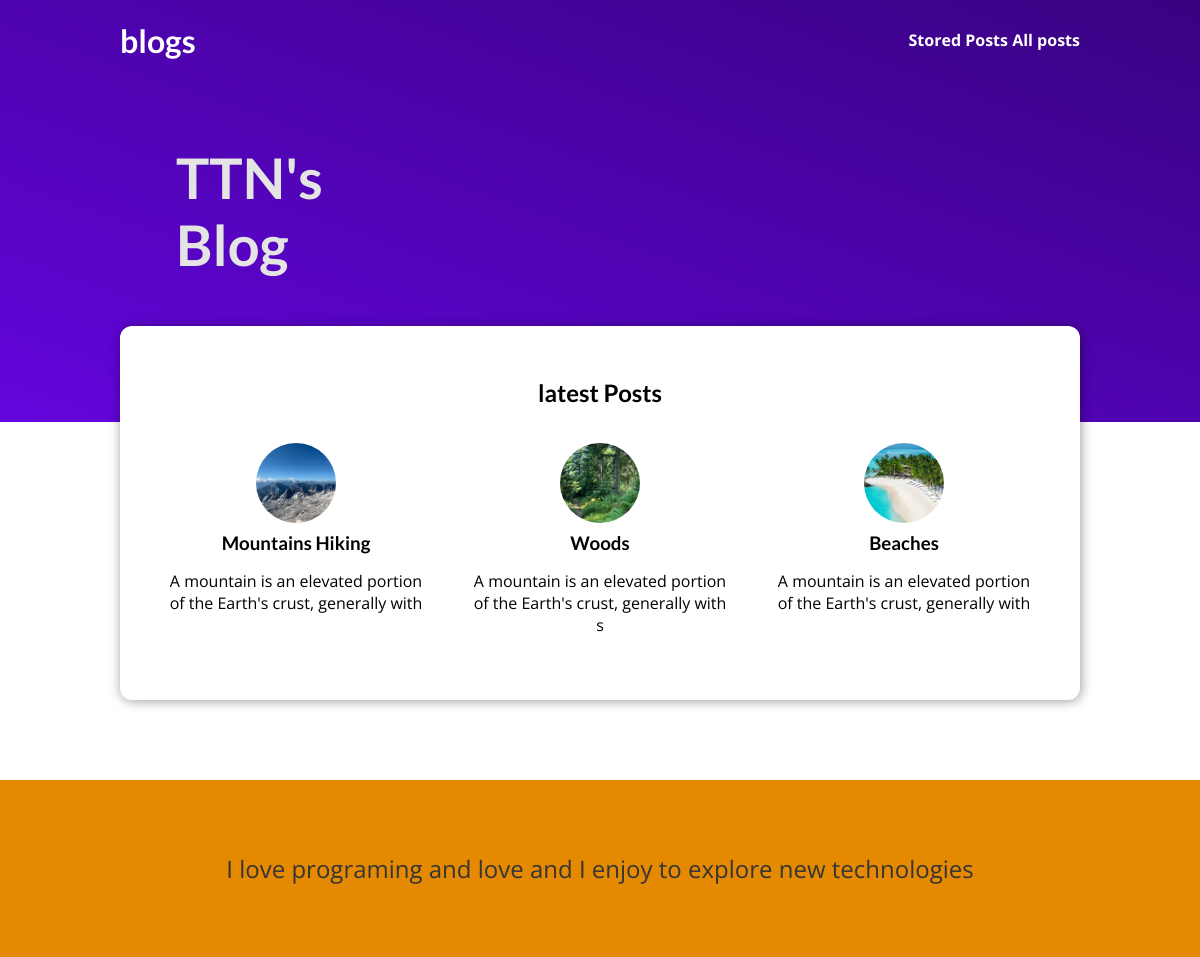
The page / on the database its author committed.
### blog/models.py (models this page shows)
class Post(models.Model):
    title = models.CharField(max_length = 150)
    excerpt = models.CharField(max_length=200)
    image = models.ImageField(upload_to = "posts",null= True)
    date = models.DateField(auto_now = True)
    slug = models.SlugField(unique = True,db_index = True)
    content = models.TextField(validators = [MinLengthValidator(10)])
    author = models.ForeignKey(Author,on_delete = models.SET_NULL,related_name = "posts",null=True)
    tags = models.ManyToManyField(Tag)

### blog/views.py (the view)
# urls.py: path("",views.StartingPage.as_view(),name='starting-page'),
class StartingPage(ListView):
    template_name = "blog/index.html"
    model = Post
    ordering = ["-date"]
    context_object_name = "posts"
    def get_queryset(self):
        queryset = super().get_queryset()
        data = queryset[:3]
        return data

### blog/templates/blog/index.html (shortened to what this page needs)
{% extends "base.html" %}
{% load static %}
{% block css_files %}
<link rel="stylesheet" href="{% static 'blog/posts.css' %}">
<link rel="stylesheet" href="{% static 'blog/index.css' %}">
{% endblock %}
{% block content %}
    <section id = 'welcome'>
        <header>
            <h2>TTN's Blog</h2>
        </header>
    </section>
    <section id='latest-posts'>
        <h2>latest Posts</h2>
        <ul>
            {% for post in posts%}
                {% include "blog/includes/posts.html" %}
            {% endfor %}
        </ul>
    </section>
    <section id='about'>
        <p>I love programing and love and I enjoy to explore new technologies</p>
    </section>
{% endblock %}

### blog/templates/blog/includes/posts.html
{% load static %}
<li>
    <article class="post">
        <a href="{% url 'post-page-details' post.slug %}">
            <img src="{{ post.image.url }}" alt="Mountains"/>
            <div class="post__content">
                <h3>{{ post.title }}</h3>
                <p>{{ post.excerpt }}</p>
            </div>
        </a>
    </article>
</li>

### static/app.css (style rules this page uses)
* { box-sizing: border-box; }
html { font-family: 'Open Sans', 'Lato', sans-serif; }
body { margin: 0; }
h1, h2, h3 { font-family: 'Lato', sans-serif; font-weight: bold; }

### blog/static/blog/posts.css (style rules this page uses)
.post { display: flex; flex-direction: column; align-items: center; text-align: center; }
.post a { text-decoration: none; color: black; transition: all 0.2s ease; padding: 1rem; }
.post img { width: 5rem; height: 5rem; object-fit: cover; border-radius: 50%; }
.post h3 { margin: 0.25rem 0; }

### blog/static/blog/index.css (style rules this page uses)
#welcome { background: linear-gradient(to right top, #6305dd, #390281); padding: 6rem 12%; }
#welcome header { display: flex; align-items: flex-start; margin: 3rem auto; }
#welcome h2 { font-size: 3.5rem; margin: 0 0 0 2rem; color: #e4e4e4; width: 10rem; }
#latest-posts { background-color: white; padding: 2rem; border-radius: 12px; width: 60rem; margin: -6rem auto 2rem auto; box-shadow: 1px 1px 12px rgba(0, 0, 0, 0.4); }
#latest-posts h2 { text-align: center; }
#latest-posts ul { list-style: none; margin: 0; padding: 0; display: flex; gap: 1rem; }
#latest-posts li { flex: 1; }
#about { text-align: center; padding: 3rem; background-color: #e48900; margin-top: 5rem; }
#about p { font-size: 1.5rem; color: #353535; }

### rows shown on the page
Post: image (picture), title "Mountains Hiking", excerpt "A mountain is an elevated portion of the Earth's crust, generally with"
Post: image (picture), title "Woods", excerpt "A mountain is an elevated portion of the Earth's crust, generally with s"
Post: image (picture), title "Beaches", excerpt "A mountain is an elevated portion of the Earth's crust, generally with"
